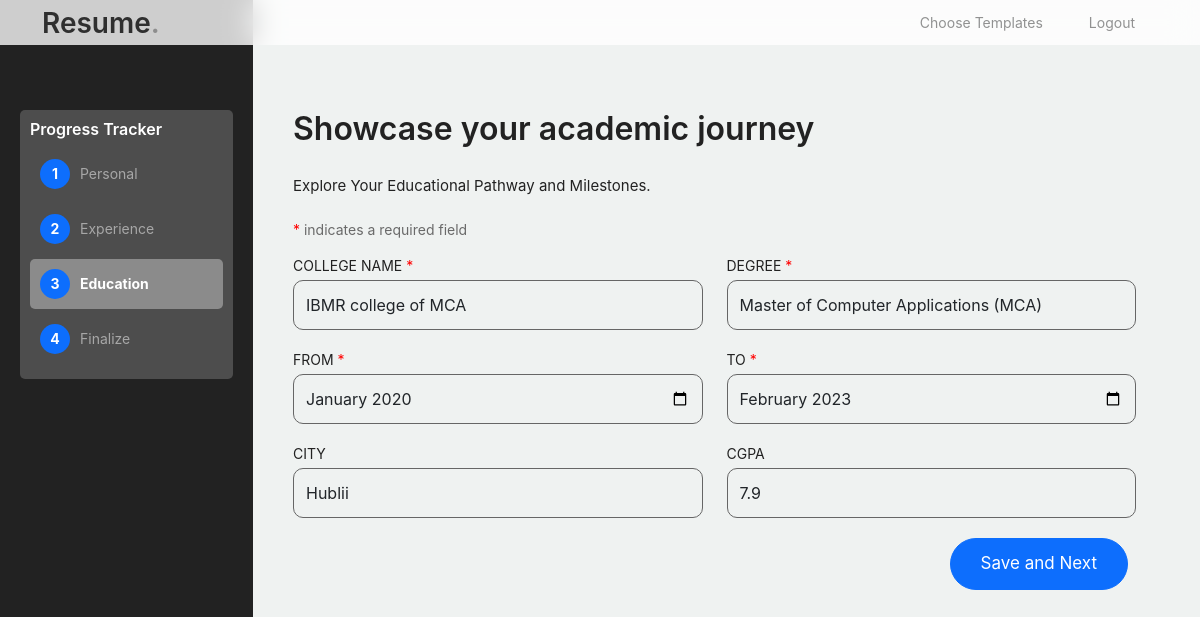
Page /edit_education_form/10/10 on the committed database.
### resume_builder/models.py (models this page shows)
class Education(models.Model):
    user_id = models.ForeignKey('NewUser', on_delete=models.CASCADE)
    college_name = models.CharField(max_length=800,default='college name')
    degree = models.CharField(max_length=800,default='education')
    from_date = models.CharField(max_length=800,default='from date')
    to_date = models.CharField(max_length=800,default='to date')
    city = models.CharField(max_length=800,default='city')
    cgpa = models.CharField(max_length=800,default='CGPA')

### resume_builder/views.py (the view, shortened to what this page needs)
# urls.py: path('edit_education_form/<int:id>/<int:template_id>',views.edit_education_form,name="edit_education_form"),
def edit_education_form(request,id,template_id):
    user_id = request.user.id
    details=Education.objects.get(id=id)
    context={'details':details}
    return render(request,'edit_education_form.html',context)

### resume_builder/templates/edit_education_form.html (shortened to what this page needs)
<!doctype html>
<html lang="en">
<head>
		<link href="/static/home_assets/css/bootstrap.min.css" rel="stylesheet">
		<link href="https://cdnjs.cloudflare.com/ajax/libs/font-awesome/6.0.0-beta3/css/all.min.css" rel="stylesheet">
		<link href="/static/home_assets/css/tiny-slider.css" rel="stylesheet">
		<link href="/static/home_assets/css/style.css" rel="stylesheet">
        <link rel="stylesheet" href="/static/home_assets/css/responsive.css">
	</head>
	<body>
		<nav class="custom-navbar navbar navbar-expand-md navbar-dark bg-dark fixed-top" aria-label="Furni navigation bar">
			<div class="container">
				<a class="navbar-brand">Resume<span>.</span></a>
				<div class="collapse navbar-collapse" id="navbarsFurni">
					<ul class="custom-navbar-nav navbar-nav ms-auto mb-2 mb-md-0">
						<li><a class="nav-link" href="/resumes">Choose Templates</a></li>
						<li class="nav-item">
							<a class="nav-link" href="/user_logout">Logout</a>
						</li>
					</ul>
				</div>
			</div>
		</nav>
<div class="hero1">
		<div class="container1">
			<div class="sidebar" id="sidebar">
				<div class="tracking-system">
					<h3>Progress Tracker</h3>
					<ul class="tracking-steps">
						<li class="step ">
							<div class="step-number">1</div>
							Personal
						</li>
						<li class="step">
							<div class="step-number">2</div>
							Experience
						</li>
						<li class="step  active">
							<div class="step-number">3</div>
							Education
						</li>
						<li class="step">
							<div class="step-number">4</div>
							Finalize
						</li>
					</ul>
				</div>
			</div>
			<div class="main-content" id="main-content">
				<div style="margin-top: 70px;">
					<h2 class="mb-4 section-title1" style="color: #222222;">Showcase your academic journey </h2>
					<p style="font-size: 15px;color: #222222;">Explore Your Educational Pathway and Milestones.
                    </p>
                    <span><span style="color: red;">*</span> indicates a required field</span>
				</div>
                <form action="#" class="row g-6" style="background-color: transparent;" method="post">
                    <div class="row g-6">
                        <div class="col-lg-6">
                            <label style="color: #222222;">COLLEGE NAME <span style="color: red;">*</span></label>
                            <input type="text" value="{{details.college_name}}" required name="college_name" class="form-control" placeholder="Eg: KLE University" style="background-color: transparent; border: 1px solid #666;">
                        </div>
                        <div class="col-lg-6">
                            <label style="color: #222222;">DEGREE <span style="color: red;">*</span></label>
                            <input type="text" value="{{details.degree}}" required name="degree" class="form-control" placeholder="Eg: Bachelor of Engineering" style="background-color: transparent; border: 1px solid #666;">
                        </div>
                    </div>
                    <div class="row g-6">
                        <div class="col-lg-6">
                            <label style="color: #222222;">FROM <span style="color: red;">*</span></label>
                            <input type="month" value="{{details.from_date}}" required class="form-control" name="from_date" style="background-color: transparent; border: 1px solid #666;">
                        </div>
                        <div class="col-lg-6">
                            <label style="color: #222222;">TO <span style="color: red;">*</span></label>
                            <div class="input-group">
                                <input type="month" value="{{details.to_date}}" required class="form-control" name="to_date" style="background-color: transparent; border: 1px solid #666;">
                            </div>
                        </div>
                    </div>
                    <div class="row g-6">
                        <div class="col-lg-6">
                            <label style="color: #222222;">CITY</label>
                            <input type="text" value="{{details.city}}" name="city" class="form-control" placeholder="Eg: Banglore" style="background-color: transparent; border: 1px solid #666;">
                        </div>
                        <div class="col-lg-6">
                            <label style="color: #222222;">CGPA</label>
                            <input type="text" value="{{details.cgpa}}" name="cgpa"  class="form-control" placeholder="Eg: 8.9" style="background-color: transparent; border: 1px solid #666;">
                        </div>
                        <div class="button-container" style="text-align: right; margin-top: 20px;">
							<button type="submit" class="btn btn-primary me-2">Save and Next</button>
						</div>
                    </div>
                </form>
			</div>
		</div>
		</div>
	</body>
</html>

### static/home_assets/css/style.css (style rules this page uses)
* { font-family: "SF Pro Text", "Myriad Set Pro", "SF Pro Icons", "Apple Legacy Chevron", "Helvetica Neue", "Helvetica", "Arial", sans-serif !important; }
body { overflow-x: hidden; position: relative; }
body { font-family: "Inter", sans-serif; font-weight: 400; line-height: 28px; color: #6a6a6a; font-size: 14px; background-color: #eff2f1; }
a { text-decoration: none; -webkit-transition: .3s all ease; -o-transition: .3s all ease; transition: .3s all ease; color: #2f2f2f; text-decoration: underline; }
.custom-navbar .navbar-brand { font-size: 28px; color: #2f2f2f; font-weight: 600; }
.custom-navbar .navbar-brand>span { opacity: .4; color: #2f2f2f; }
@media (min-width: 992px) { .custom-navbar .custom-navbar-nav li { margin-left: 15px; margin-right: 15px; } }
.custom-navbar .custom-navbar-nav li a { font-weight: 500; color: #ffffff !important; opacity: .5; -webkit-transition: .3s all ease; -o-transition: .3s all ease; transition: .3s all ease; position: relative; }
@media (min-width: 768px) { .custom-navbar .custom-navbar-nav li a:before { content: ""; position: absolute; bottom: 0; left: 8px; right: 8px; background: #f9bf29; height: 5px; opacity: 1; visibility: visible; width: 0; -webkit-transition: .15s all ease-out; -o-transition: .15s all ease-out; transition: .15s all ease-out; } }
.btn { font-weight: 400; font-size: 17px; padding: 12px 30px; border-radius: 30px; color: #ffffff; background: #2f2f2f; border-color: #2f2f2f; }
.btn.btn-primary { background: #3b5d50; border-color: #3b5d50; }
.btn.btn-primary { background-color: #0d6efd; border-color: #0d6efd }
.section-title1 { color: #e1e1e1; }
.form-control { height: 50px; border-radius: 10px; font-family: "Inter", sans-serif; }

### static/home_assets/css/responsive.css (style rules this page uses)
.custom-navbar { height: 45px; background-color: rgba(255, 255, 255, 0.779) !important; backdrop-filter: blur(15px); position: fixed; top: 0; width: 100%; z-index: 1000; }
.custom-navbar .navbar-nav .nav-link { line-height: 50px; }
.custom-navbar .navbar-brand, .custom-navbar .navbar-toggler { line-height: 0px !important; }

### resume_builder/templates/edit_education_form.html (style rules this page uses)
.container1 { display: flex; height: 100vh; }
.sidebar { min-width: 253px; height: 100%; padding: 20px; background-color: #222222; color: white; box-sizing: border-box; overflow-y: auto; transition: width 0.3s; }
.main-content { flex-grow: 1; padding: 40px; }
.tracking-system { margin-top: 90px; padding: 10px; background-color: #4d4d4d; border-radius: 5px; }
.tracking-system h3 { color: #fff; font-size: 16px; margin-bottom: 10px; }
.tracking-steps { list-style: none; padding: 0; margin: 0; display: flex; flex-direction: column; }
.step { padding: 10px; margin-bottom: 5px; color: #a7a7a7; cursor: pointer; border-radius: 5px; transition: background-color 0.3s, color 0.3s; display: flex; align-items: center; position: relative; }
.step.active { background-color: #8b8b8b; color: #fff; font-weight: bold; }
.step-number { background-color: #0d6efd; color: #fff; border-radius: 50%; padding: 10px; width: 30px; height: 30px; display: flex; justify-content: center; align-items: center; margin-right: 10px; font-weight: bold; font-size: 14px; }
.tracking-steps .step:not(:last-child)::after { content: ''; height: 40px; border-left: 2px solid #555; display: block; position: absolute; top: calc(50% + 15px); left: 15px; z-index: -1; }
.tracking-steps .step:not(:last-child)::after { content: '▼'; font-size: 12px; color: #fff; display: block; position: absolute; bottom: -10px; left: calc(50% - 6px); }

### rows in the picture
Education: college_name "IBMR college of MCA", degree "Master of Computer Applications (MCA)", from_date "2020-01", to_date "2023-02", city "Hublii", cgpa "7.9"
